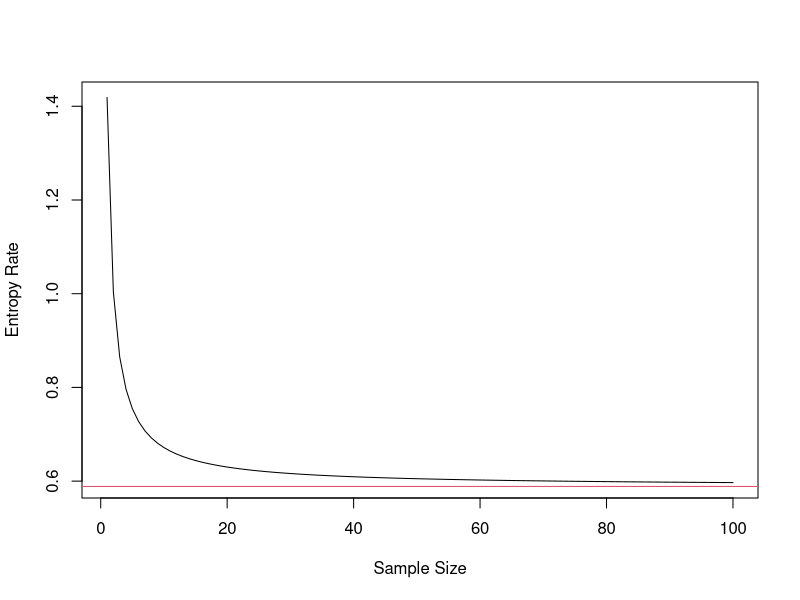

R code for this plot:
## ---- chunk 1
knitr::opts_knit$set(root.dir = 'C:/Users/neide/OneDrive/Documents/GitHub/BEwebinar/Data')
## ---- chunk 2
gauss.ent.ar1 <- function(phi,sig2,n)
{
	Sigma <- toeplitz(phi^(seq(0,n-1,length=n))*sig2/(1-phi^2))
	ent <- n/2*(1 + log(2*pi)) + log(det(Sigma))/2
	return(ent)
}
## ---- chunk 3
phi <- .9
sig2 <- 1-phi^2
ent.rate <- .5*(1 + log(2*pi) + log(sig2))
ents <- NULL
for(n in 1:100)
{
	ents <- c(ents,gauss.ent.ar1(phi,sig2,n))
}
plot(ts(ents/seq(1,100)),xlab="Sample Size",ylab="Entropy Rate") 
abline(h = ent.rate,col=2)
